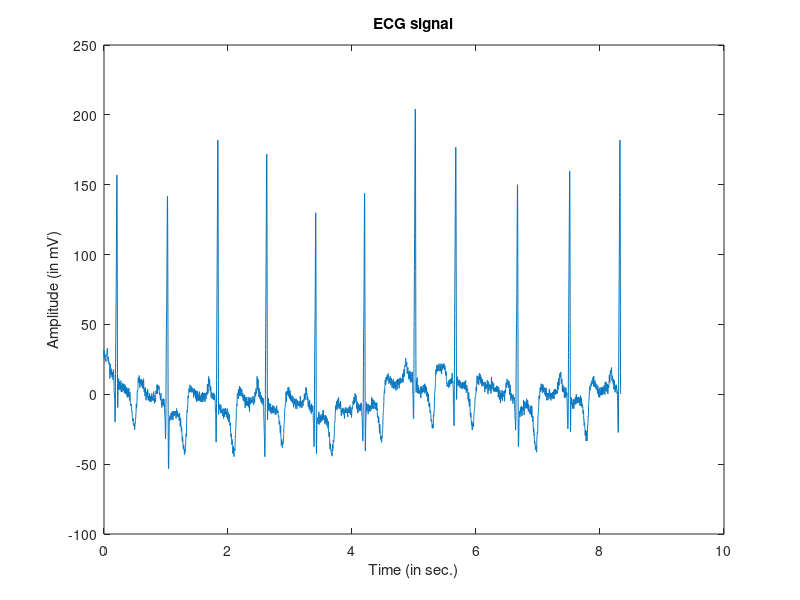
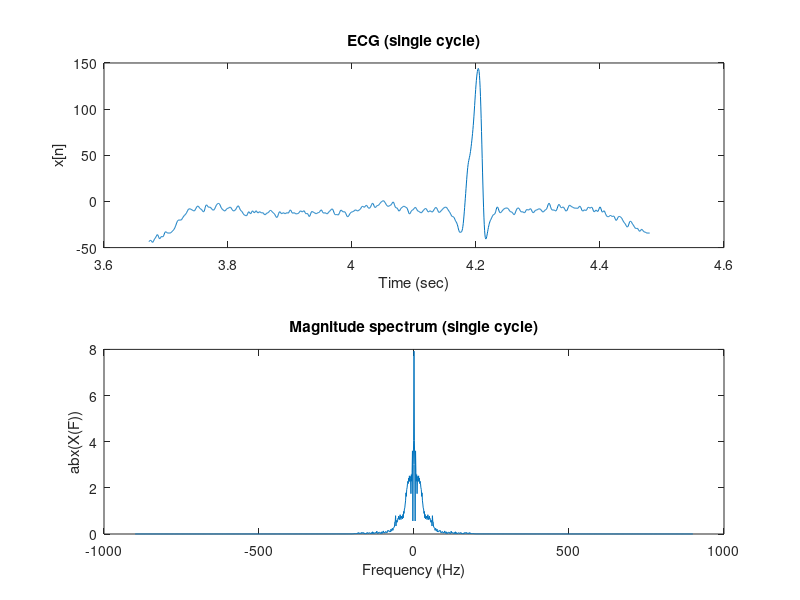
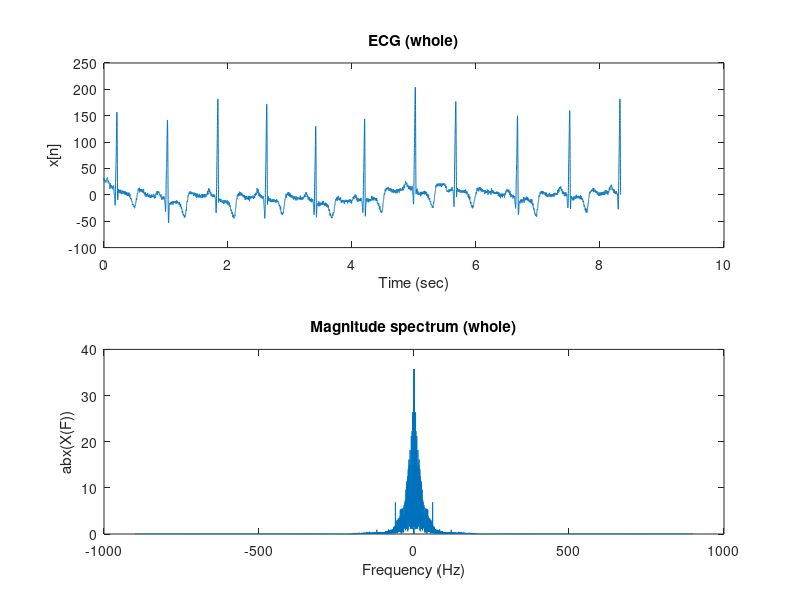
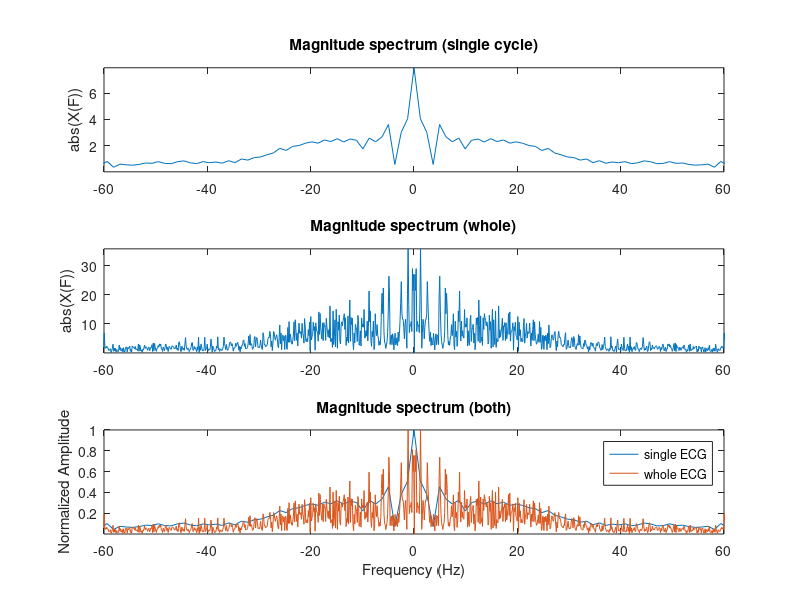

The MATLAB source for these figures, in order:
%% EECS2020 陳凱揚 108032053 Computer HW3 05/22/2021

%% ----------
%% ---------- Part 2 Apply the implemented CTFT for realistic signal analysis, system design and implementation
%% ----------
clear all; close all;
% Fourier analysis over the given ECG signal
load ECG % ECG: ECG signal, Fs: sampling rate in Hz

figure
plot((0:length(ECG)-1)/Fs, ECG);
xlabel('Time (in sec.)')
ylabel('Amplitude (in mV)');
title('ECG signal')

%% ---------- (a) ----------
T = 1/Fs;
% Single cycle signal
ECG_single = ECG(6610:8064);
Npoint_single = length(ECG_single);
dF_single = Fs/Npoint_single;
f_axis_single = ((1:1:Npoint_single)-(Npoint_single+1)/2)*dF_single;
X_single = T*fftshift(fft(ECG_single));
mag_X_single = abs(X_single);
% Draw 圖 2-1
figure
subplot(2, 1, 1);
plot(((0:1:Npoint_single-1)+6610)/Fs, ECG_single);
xlabel("Time (sec)");
ylabel("x[n]");
title("ECG (single cycle)");
subplot(2, 1, 2);
plot(f_axis_single, mag_X_single);
xlabel("Frequency (Hz)");
ylabel("abx(X(F))");
title("Magnitude spectrum (single cycle)");

% Whole signal
Npoint_whole = length(ECG);
dF_whole = Fs/Npoint_whole;
f_axis_whole = ((1:1:Npoint_whole)-(Npoint_whole+1)/2)*dF_whole;
X_whole = T*fftshift(fft(ECG));
mag_X_whole = abs(X_whole);
% Draw 圖 2-2
figure
subplot(2, 1, 1);
plot((0:1:Npoint_whole-1)/Fs, ECG);
xlabel("Time (sec)");
ylabel("x[n]");
title("ECG (whole)");
subplot(2, 1, 2);
plot(f_axis_whole, mag_X_whole);
xlabel("Frequency (Hz)");
ylabel("abx(X(F))");
title("Magnitude spectrum (whole)");
%% ---------- (b) ----------
% Normalized Amplitude
[max_val_single, max_idx_single] = max(mag_X_single);
[max_val_whole, max_idx_whole] = max(mag_X_whole);
mag_X_single_n = mag_X_single/max_val_single;
mag_X_whole_n = mag_X_whole/max_val_whole;
% Draw 圖 2-3
set(figure, "position", [200, 50, 1200, 700]);
subplot(3, 1, 1);
plot(f_axis_single, mag_X_single);
axis([-60 60 -inf inf]);
ylabel("abs(X(F))");
title("Magnitude spectrum (single cycle)");
subplot(3, 1, 2);
plot(f_axis_whole, mag_X_whole);
axis([-60 60 -inf inf]);
ylabel("abs(X(F))");
title("Magnitude spectrum (whole)");
subplot(3, 1, 3);
plot(f_axis_single, mag_X_single_n, f_axis_whole, mag_X_whole_n);
axis([-60 60 -inf inf]);
xlabel("Frequency (Hz)");
ylabel("Normalized Amplitude");
title("Magnitude spectrum (both)");
legend("single ECG", "whole ECG");

% Analysis
impulse_train = zeros(1, length(ECG));
for i = 900:1500:15000
    impulse_train(i) = 1;
end
% Draw 圖 2-4
set(figure, "position", [200, 50, 1200, 700]);
subplot(3, 1, 1);
plot((0:1:Npoint_single-1)/Fs, ECG_single);
title("ECG (single cycle)");
subplot(3, 1, 2);
plot((0:1:Npoint_whole-1)/Fs, impulse_train);
title("Impulse train");
subplot(3, 1, 3);
plot((0:1:Npoint_whole-1)/Fs, ECG);
xlabel("Time (sec)");
title("ECG (whole)");
%% ---------- (c) ----------
% Draw 圖 2-5
figure
plot(f_axis_whole, mag_X_whole);
axis([-10 10 -inf inf]);
xlabel("Frequency (Hz)");
ylabel("abs(X(F))");
title("Magnitude spectrum (whole)");

%% ---------- (d) ----------
% Design a proper moving average filter
N = 30;
h = [ones(1, N) zeros(1, Npoint_single-N)]*60;
H = T*fftshift(fft(h));
mag_H = abs(H);
% Draw 圖 2-6
figure
plot(f_axis_single, mag_H);
xlabel("Frequency (Hz)");
ylabel("abs(X(F))");
title("Magnitude spectrum (filter)");
% Draw 圖 2-7
figure
plot(f_axis_single, mag_H);
axis([-200 200 -inf inf]);
xlabel("Frequency (Hz)");
ylabel("abs(X(F))");
title("Magnitude spectrum (filter)");

% Time domain
ECG_new = conv(ECG_single, h);
ECG_new = ECG_new(1:1455);
% Draw 圖 2-8
set(figure, "position", [400, 400, 700, 400]);
subplot(2, 1, 1);
plot(((0:1:Npoint_single-1)+6610)/Fs, ECG_single);
xlabel("Time (sec)");
ylabel("x[n]");
title("ECG (before)");
subplot(2, 1, 2);
plot(0:length(ECG_new)-1, ECG_new);
plot(((0:1:Npoint_single-1)+6610)/Fs, ECG_new);
xlabel("Time (sec)");
ylabel("x[n]");
title("ECG (after)");

% Frequency domain
X_new = X_single.*H;
mag_X_new = abs(X_new);
% Draw 圖 2-9
set(figure, "position", [400, 400, 700, 400]);
subplot(1, 2, 1);
plot(f_axis_single, mag_X_single);
axis([-200 200 -inf inf]);
xlabel("Frequency (Hz)");
ylabel("abs(X(F))");
title("Magnitude spectrum (before)");
subplot(1, 2, 2);
plot(f_axis_single, mag_X_new);
axis([-200 200 -inf inf]);
xlabel("Frequency (Hz)");
ylabel("abs(X(F))");
title("Magnitude spectrum (after)");
% Draw 圖 2-10
figure
plot(f_axis_single, mag_X_new, f_axis_single, mag_X_single);
axis([-100 100 -inf inf]);
xlabel("Frequency (Hz)");
ylabel("abs(X(F))");
title("Magnitude spectrum (compare)");
legend("After", "Before");

%% ---------- (e) ----------
% H1(F) = 1/(1-a*exp(-jwD))
a = 0.7;
D = 819;
Npoint = 100000;
dF = 1/Npoint;
f_axis_H1 = ((1:1:Npoint)-(Npoint+1)/2)*dF;
H1 = ones(1, Npoint)./(1-a*exp(-sqrt(-1)*2*pi*f_axis_H1*D));
mag_H1 = abs(H1);
% Draw 圖 2-11
figure
plot(f_axis_H1, mag_H1);
xlabel("Normalized frequency");
ylabel("abs(X(F))");
title("Magnitude spectrum of H1");
% Draw 圖 2-12
figure
plot(f_axis_H1, mag_H1);
axis([0 0.01 0 3.5]);
xlabel("Normalized frequency");
ylabel("abs(X(F))");
title("Magnitude spectrum of H1 (Zoom in)");

% H2(F) = Ye(F)/Y(F)
load handel
n = 1:length(y);
a = 0.7;
T = 1/Fs;
tau = 100e-3;
D = floor(tau*Fs);
Npoint = length(y);
dF = 1/Npoint;
f_axis_H2 = ((1:1:Npoint)-(Npoint+1)/2)*dF;
ye = filter(1, [1 zeros(1, D-1) -a], y);
H2 = fftshift(fft(ye)./fft(y));
mag_H2 = abs(H2);
% Draw 圖 2-13
figure
plot(f_axis_H2, mag_H2);
xlabel("Normalized frequency");
ylabel("abs(X(F))");
title("Magnitude spectrum of H2");
% Draw 圖 2-14
figure
plot(f_axis_H2, mag_H2);
axis([0 0.01 0 3.5]);
xlabel("Normalized frequency");
ylabel("abs(X(F))");
title("Magnitude spectrum of H2 (Zoom in)");

% Compare
% Draw 圖 2-15
figure
plot(f_axis_H1, mag_H1, f_axis_H2, mag_H2);
xlabel("Normalized frequency");
ylabel("abs(X(F))");
title("Magnitude spectrum");
legend("mag_H_1", "mag_H_2");
% Draw 圖 2-16
figure
plot(f_axis_H1, mag_H1, f_axis_H2, mag_H2);
axis([0 0.01 0 3.5]);
xlabel("Normalized frequency");
ylabel("abs(X(F))");
title("Magnitude spectrum (Zoom in)");
legend("mag_H_1", "mag_H_2");

%% ---------- Bonus ----------
% Design a multiple notch filter from the comb reverberator
a = 0.7;
D = 30;
Fs = 1800;
Npoint = length(ECG_new);
dF = 1/Npoint;
f_axis = ((1:1:Npoint)-(Npoint+1)/2)*dF;
H = ones(1, Npoint)./(1-a*exp(-sqrt(-1)*2*pi*f_axis*D));
mag_H = 0.5*(-abs(H)+3.3);
pha_H = angle(H);
% Draw 圖 2-17
figure
plot(f_axis*Fs, mag_H);
axis([-200 200 -inf inf]);
xlabel("Normalized frequency");
ylabel("abs(X(F))");
title("Magnitude spectrum (Zoom in)");
% Draw 圖 2-18
figure
plot(f_axis*Fs, pha_H);
axis([-200 200 -inf inf]);
xlabel("Normalized frequency");
ylabel("angle(X(F))");
title("Phase spectrum (Zoom in)");

% Compare mag_X_comb and mag_X
% Draw 圖 2-19
mag_X_comb = mag_X_single.*mag_H;
figure
plot(f_axis_single, mag_X_comb, f_axis_single, mag_X_single);
axis([-200 200 -inf inf]);
xlabel("Frequency (Hz)");
ylabel("abs(X(F))");
title("Magnitude spectrum (compare Comb and Original)");
legend("mag\_X\_Comb", "mag\_X");

% Compare mag_X_comb and mag_X_MAF (moving average filter)
% Draw 圖 2-20
figure
plot(f_axis_single, mag_X_comb, f_axis_single, mag_X_new);
axis([-200 200 -inf inf]);
xlabel("Frequency (Hz)");
ylabel("abs(X(F))");
title("Magnitude spectrum (compare Comb and MAF)");
legend("mag\_X\_Comb", "mag\_X\_MAF");
















